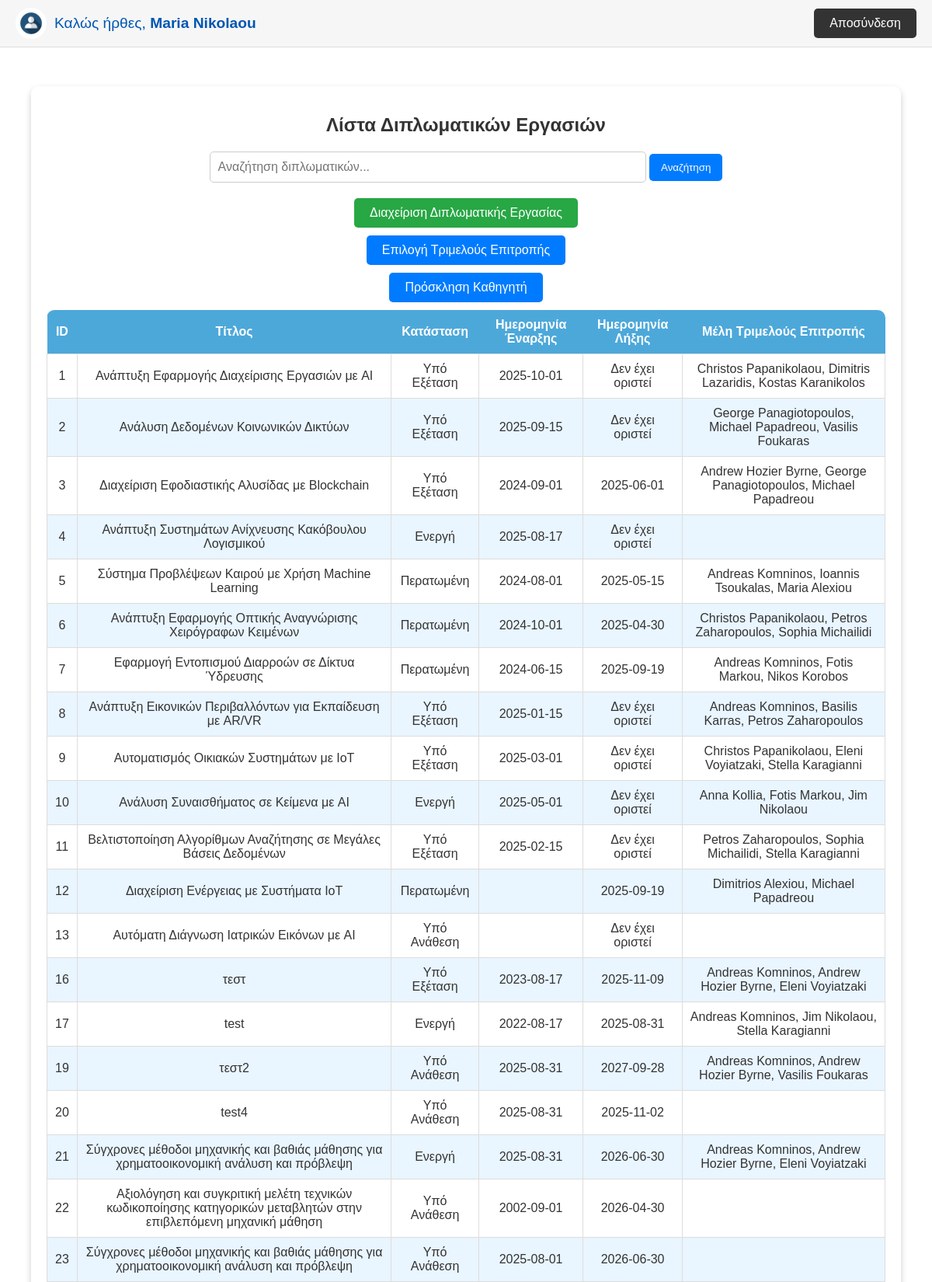
The page /php_files/student_home.php (signed in, upper part) on the database its author committed.
### tables this page shows
CREATE TABLE `students` (
  `student_id` int(11) NOT NULL,
  `name` varchar(50) NOT NULL,
  `surname` varchar(50) NOT NULL,
  `student_number` varchar(50) NOT NULL,
  `street` varchar(100) DEFAULT NULL,
  `number` varchar(10) DEFAULT NULL,
  `city` varchar(50) DEFAULT NULL,
  `postcode` varchar(20) DEFAULT NULL,
  `father_name` varchar(50) DEFAULT NULL,
  `landline_telephone` varchar(15) DEFAULT NULL,
  `mobile_telephone` varchar(15) DEFAULT NULL
);

CREATE TABLE `theses` (
  `thesis_id` int(11) NOT NULL,
  `title` varchar(255) NOT NULL,
  `description` text DEFAULT NULL,
  `status` enum('Υπό Ανάθεση','Ενεργή','Υπό Εξέταση','Περατωμένη','Ακυρωμένη') NOT NULL,
  `start_date` date DEFAULT NULL,
  `cancel_gs_year` int(11) DEFAULT NULL,
  `assign_gs_year` int(11) DEFAULT NULL,
  `cancel_gs_number` int(11) DEFAULT NULL,
  `assign_gs_number` int(11) DEFAULT NULL,
  `end_date` date DEFAULT NULL,
  `final_grade` decimal(3,2) DEFAULT NULL,
  `student_id` int(11) DEFAULT NULL,
  `supervisor_id` int(11) DEFAULT NULL,
  `repository_link` varchar(255) DEFAULT NULL,
  `cancellation_reason` text DEFAULT NULL,
  `cancellation_ga_number` varchar(50) DEFAULT NULL,
  `cancellation_ga_year` int(11) DEFAULT NULL,
  `approval_gs_number` varchar(20) DEFAULT NULL,
  `links` longtext DEFAULT '[]' CHECK (json_valid(`links`)),
  `topic_pdf` varchar(255) DEFAULT NULL
);

### php_files/student_home.php (the view, shortened to what this page needs)
<?php
$dsn = "mysql:host=localhost;dbname=vasst";
$dbusername = "root";
$dbpassword = "";
try {
    $pdo = new PDO($dsn, $dbusername, $dbpassword);
    $pdo->setAttribute(PDO::ATTR_ERRMODE, PDO::ERRMODE_EXCEPTION);
    $email = $_SESSION['email'];
    $stmt = $pdo->prepare("SELECT s.name, s.surname FROM students s JOIN users u ON s.student_id = u.user_id WHERE u.email = ?");
    $stmt->execute([$email]);
    $user = $stmt->fetch(PDO::FETCH_ASSOC);
    $userFullName = $user['name'] . ' ' . $user['surname'];
    $search = isset($_GET['search']) ? trim($_GET['search']) : '';
    $stmt = $pdo->prepare("
        SELECT
            t.thesis_id,
            t.title,
            t.status,
            t.start_date,
            t.end_date,
            GROUP_CONCAT(DISTINCT CONCAT(p.name, ' ', p.surname) SEPARATOR ', ') AS committee_members
        FROM theses t
        LEFT JOIN committees c ON t.thesis_id = c.thesis_id
        LEFT JOIN professors p ON p.professor_id IN (c.supervisor_id, c.member1_id, c.member2_id)
        WHERE t.title LIKE :search
        GROUP BY t.thesis_id
    ");
    $stmt->execute(['search' => "%$search%"]);
    $theses = $stmt->fetchAll(PDO::FETCH_ASSOC);
} catch (PDOException $e) {
    echo "Σφάλμα: " . $e->getMessage();
}
?>
<!DOCTYPE html>
<html lang="el">
<head>
</head>
<body>
<div class="header">
    <a href="profile_edit.php">
        <img src="User_image.png" alt="User Icon">
        <span>Καλώς ήρθες, <strong><?php echo htmlspecialchars($userFullName); ?></strong></span>
    </a>
    <button class="logout-button">Αποσύνδεση</button>
</div>
<div class="container">
    <h1>Λίστα Διπλωματικών Εργασιών</h1>
    <div class="search-bar">
        <form id="search-form" method="GET" action="">
            <input type="text" name="search" placeholder="Αναζήτηση διπλωματικών..." value="<?php echo htmlspecialchars($search); ?>">
            <button type="submit">Αναζήτηση</button>
        </form>
    </div>
    <a href="student_action.php" class="action-button">Διαχείριση Διπλωματικής Εργασίας</a>
    <a href="epilogitrimelousepitropis.php" class="action-button" style="background-color:rgb(0, 123, 255);">Επιλογή Τριμελούς Επιτροπής</a>
    <a href="form.php" class="action-button" style="background-color: #007bff;">Πρόσκληση Καθηγητή</a>
    <table id="ajax-theses-table">
        <thead>
            <tr>
                <th>ID</th>
                <th>Τίτλος</th>
                <th>Κατάσταση</th>
                <th>Ημερομηνία Έναρξης</th>
                <th>Ημερομηνία Λήξης</th>
                <th>Μέλη Τριμελούς Επιτροπής</th>
            </tr>
        </thead>
        <tbody>
            <?php foreach ($theses as $thesis): ?>
            <tr onclick="window.location.href='view_student.php?thesis_id=<?php echo $thesis['thesis_id']; ?>';">
                <td><?php echo htmlspecialchars($thesis['thesis_id']); ?></td>
                <td><?php echo htmlspecialchars($thesis['title']); ?></td>
                <td><?php echo htmlspecialchars($thesis['status']); ?></td>
                <td><?php echo htmlspecialchars($thesis['start_date']); ?></td>
                <td><?php echo $thesis['end_date'] ? htmlspecialchars($thesis['end_date']) : 'Δεν έχει οριστεί'; ?></td>
                <td><?php echo htmlspecialchars($thesis['committee_members']); ?></td>
            </tr>
            <?php endforeach; ?>
        </tbody>
    </table>
</div>
</body>
</html>

### php_files/student_home.php (style rules this page uses)
body { margin: 0; padding: 0; font-family: Arial, sans-serif; background: url('background.jpg') no-repeat center center fixed; background-size: cover; color: #333; }
.header { display: flex; align-items: center; justify-content: space-between; background-color: rgba(245, 245, 245, 0.9); padding: 10px 20px; border-bottom: 1px solid #ddd; }
.header a { text-decoration: none; display: flex; align-items: center; color: inherit; }
.header img { width: 40px; height: 40px; border-radius: 50%; margin-right: 10px; cursor: pointer; }
.header span { font-size: 1.2rem; color: #0056b3; }
.logout-button { background-color: #333; color: white; padding: 10px 20px; border: none; border-radius: 5px; cursor: pointer; font-size: 1rem; transition: background-color 0.3s ease; }
.container { margin: 50px auto; padding: 20px; width: 90%; max-width: 1200px; background-color: rgba(255, 255, 255, 0.8); border-radius: 10px; box-shadow: 0 4px 8px rgba(0, 0, 0, 0.2); text-align: center; }
h1 { text-align: center; color: #333; font-size: 24px; margin-bottom: 20px; }
.search-bar { margin-bottom: 20px; text-align: center; }
.search-bar input { padding: 10px; width: 50%; border: 1px solid #ccc; border-radius: 5px; font-size: 16px; }
.search-bar button { padding: 10px 15px; background-color: #007bff; color: white; border: none; border-radius: 5px; cursor: pointer; }
.action-button { display: block; width: fit-content; margin: 10px auto; padding: 10px 20px; background-color: #28a745; color: white; border: none; border-radius: 5px; text-decoration: none; font-size: 16px; text-align: center; }
table { width: 100%; border-collapse: collapse; border-radius: 10px; overflow: hidden; }
table th { background-color: #4da8da; color: white; text-align: center; padding: 10px; }
table td { border: 1px solid #ddd; padding: 10px; text-align: center; }
table tr:nth-child(even) { background-color: #e9f5ff; }

### rows shown on the page
students: userFullName "Μaria Nikolaou"
theses: thesis_id "1", title "Ανάπτυξη Εφαρμογής Διαχείρισης Εργασιών με AI", status "Υπό Εξέταση", start_date "2025-10-01", shows "Δεν έχει οριστεί", committee_members "Christos Papanikolaou, Dimitris Lazaridis, Kostas Karanikolos"
theses: thesis_id "2", title "Ανάλυση Δεδομένων Κοινωνικών Δικτύων", status "Υπό Εξέταση", start_date "2025-09-15", shows "Δεν έχει οριστεί", committee_members "George Panagiotopoulos, Michael Papadreou, Vasilis Foukaras"
theses: thesis_id "3", title "Διαχείριση Εφοδιαστικής Αλυσίδας με Blockchain", status "Υπό Εξέταση", start_date "2024-09-01", end_date "2025-06-01", committee_members "Andrew Hozier Byrne, George Panagiotopoulos, Michael Papadreou"
theses: thesis_id "4", title "Ανάπτυξη Συστημάτων Ανίχνευσης Κακόβουλου Λογισμικού", status "Ενεργή", start_date "2025-08-17", shows "Δεν έχει οριστεί"
theses: thesis_id "5", title "Σύστημα Προβλέψεων Καιρού με Χρήση Machine Learning", status "Περατωμένη", start_date "2024-08-01", end_date "2025-05-15", committee_members "Andreas Komninos, Ioannis Tsoukalas, Maria Alexiou"
theses: thesis_id "6", title "Ανάπτυξη Εφαρμογής Οπτικής Αναγνώρισης Χειρόγραφων Κειμένων", status "Περατωμένη", start_date "2024-10-01", end_date "2025-04-30", committee_members "Christos Papanikolaou, Petros Zaharopoulos, Sophia Michailidi"
theses: thesis_id "7", title "Εφαρμογή Εντοπισμού Διαρροών σε Δίκτυα Ύδρευσης", status "Περατωμένη", start_date "2024-06-15", end_date "2025-09-19", committee_members "Andreas Komninos, Fotis Markou, Nikos Korobos"
theses: thesis_id "8", title "Ανάπτυξη Εικονικών Περιβαλλόντων για Εκπαίδευση με AR/VR", status "Υπό Εξέταση", start_date "2025-01-15", shows "Δεν έχει οριστεί", committee_members "Andreas Komninos, Basilis Karras, Petros Zaharopoulos"
theses: thesis_id "9", title "Αυτοματισμός Οικιακών Συστημάτων με IoT", status "Υπό Εξέταση", start_date "2025-03-01", shows "Δεν έχει οριστεί", committee_members "Christos Papanikolaou, Eleni Voyiatzaki, Stella Karagianni"
theses: thesis_id "10", title "Ανάλυση Συναισθήματος σε Κείμενα με AI", status "Ενεργή", start_date "2025-05-01", shows "Δεν έχει οριστεί", committee_members "Anna Kollia, Fotis Markou, Jim Nikolaou"
theses: thesis_id "11", title "Βελτιστοποίηση Αλγορίθμων Αναζήτησης σε Μεγάλες Βάσεις Δεδομένων", status "Υπό Εξέταση", start_date "2025-02-15", shows "Δεν έχει οριστεί", committee_members "Petros Zaharopoulos, Sophia Michailidi, Stella Karagianni"
theses: thesis_id "12", title "Διαχείριση Ενέργειας με Συστήματα IoT", status "Περατωμένη", end_date "2025-09-19", committee_members "Dimitrios Alexiou, Michael Papadreou"
theses: thesis_id "13", title "Αυτόματη Διάγνωση Ιατρικών Εικόνων με AI", status "Υπό Ανάθεση", shows "Δεν έχει οριστεί"
theses: thesis_id "16", title "τεστ", status "Υπό Εξέταση", start_date "2023-08-17", end_date "2025-11-09", committee_members "Andreas Komninos, Andrew Hozier Byrne, Eleni Voyiatzaki"
theses: thesis_id "17", title "test", status "Ενεργή", start_date "2022-08-17", end_date "2025-08-31", committee_members "Andreas Komninos, Jim Nikolaou, Stella Karagianni"
theses: thesis_id "19", title "τεστ2", status "Υπό Ανάθεση", start_date "2025-08-31", end_date "2027-09-28", committee_members "Andreas Komninos, Andrew Hozier Byrne, Vasilis Foukaras"
theses: thesis_id "20", title "test4", status "Υπό Ανάθεση", start_date "2025-08-31", end_date "2025-11-02"
theses: thesis_id "21", title "Σύγχρονες μέθοδοι μηχανικής και βαθιάς μάθησης για χρηματοοικονομική ανάλυση και πρόβλεψη", status "Ενεργή", start_date "2025-08-31", end_date "2026-06-30", committee_members "Andreas Komninos, Andrew Hozier Byrne, Eleni Voyiatzaki"
theses: thesis_id "22", title "Αξιολόγηση και συγκριτική μελέτη τεχνικών κωδικοποίησης κατηγορικών μεταβλητών στην επιβλεπόμενη μηχανική μάθηση", status "Υπό Ανάθεση", start_date "2002-09-01", end_date "2026-04-30"
theses: thesis_id "23", title "Σύγχρονες μέθοδοι μηχανικής και βαθιάς μάθησης για χρηματοοικονομική ανάλυση και πρόβλεψη", status "Υπό Ανάθεση", start_date "2025-08-01", end_date "2026-06-30"
